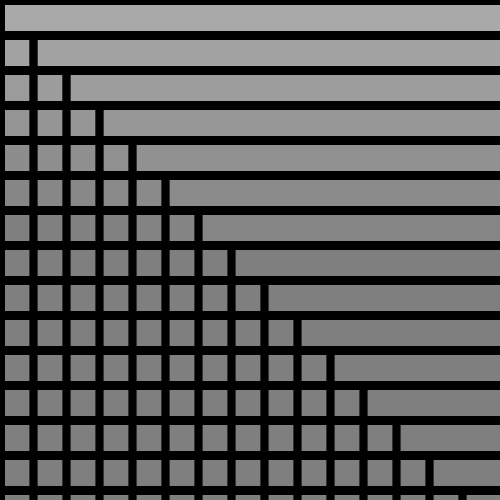
Frame 1 (no input)
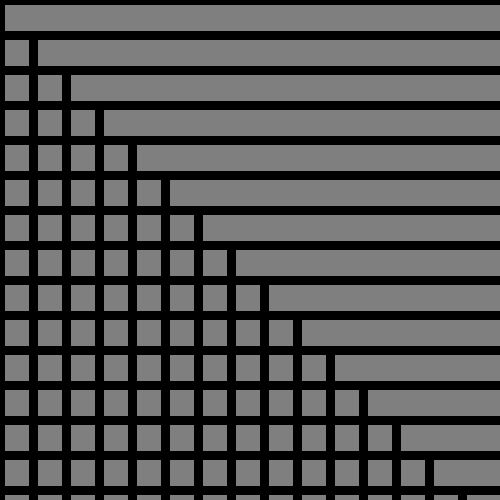
Frame 60 (the mouse pressed at the canvas centre just before this capture)
Frame 120 (the mouse held since frame 60 and released just before this capture): identical to frame 60, image omitted

The Processing sketch that drew these frames (run headless with seeded random() and noise(); from frame 60 on, the mouse is pressed at the canvas centre):

// Processing sketch: processing_28191
// ── processing_28191.pde

void setup() 
{
  size(500,500);
  background(175);

  smooth();
frameRate(4);
//stroke(0.5);
}


void draw (){
  


drawRect (0,5,height/15,width-10) ;

  
 
}


void drawRect(int startW , int startX , int startY, int startZ){
  
 

  strokeWeight(startZ/random(55,60));
  
  for(int i=0; i<width/2; i+=1) {
     for(int j=0; j<width/2; j+=1) {
    fill (random(3,100),50,50,1);

  rect(startW,startX*j,startY*i, startZ );

  
  
  i=i+1;
  j=j+6;

}
  }

}
